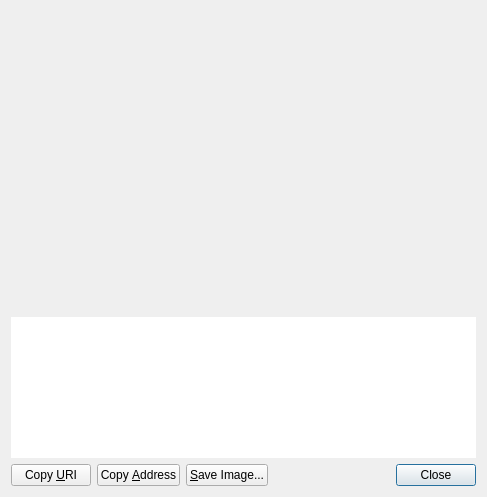
<?xml version="1.0" encoding="UTF-8"?>
<ui version="4.0">
 <class>ReceiveRequestDialog</class>
 <widget class="QDialog" name="ReceiveRequestDialog">
  <property name="geometry">
   <rect>
    <x>0</x>
    <y>0</y>
    <width>487</width>
    <height>497</height>
   </rect>
  </property>
  <layout class="QVBoxLayout" name="verticalLayout_3">
   <item>
    <widget class="QRImageWidget" name="lblQRCode">
     <property name="sizePolicy">
      <sizepolicy hsizetype="Expanding" vsizetype="Fixed">
       <horstretch>0</horstretch>
       <verstretch>0</verstretch>
      </sizepolicy>
     </property>
     <property name="minimumSize">
      <size>
       <width>300</width>
       <height>300</height>
      </size>
     </property>
     <property name="toolTip">
      <string>QR Code</string>
     </property>
     <property name="textFormat">
      <enum>Qt::PlainText</enum>
     </property>
     <property name="alignment">
      <set>Qt::AlignCenter</set>
     </property>
     <property name="wordWrap">
      <bool>true</bool>
     </property>
    </widget>
   </item>
   <item>
    <widget class="QTextEdit" name="outUri">
     <property name="sizePolicy">
      <sizepolicy hsizetype="Expanding" vsizetype="Expanding">
       <horstretch>0</horstretch>
       <verstretch>0</verstretch>
      </sizepolicy>
     </property>
     <property name="minimumSize">
      <size>
       <width>0</width>
       <height>50</height>
      </size>
     </property>
     <property name="frameShape">
      <enum>QFrame::NoFrame</enum>
     </property>
     <property name="frameShadow">
      <enum>QFrame::Plain</enum>
     </property>
     <property name="tabChangesFocus">
      <bool>true</bool>
     </property>
     <property name="textInteractionFlags">
      <set>Qt::TextSelectableByKeyboard|Qt::TextSelectableByMouse</set>
     </property>
    </widget>
   </item>
   <item>
    <layout class="QHBoxLayout" name="horizontalLayout">
     <item>
      <widget class="QPushButton" name="btnCopyURI">
       <property name="text">
        <string>Copy &amp;URI</string>
       </property>
       <property name="autoDefault">
        <bool>false</bool>
       </property>
      </widget>
     </item>
     <item>
      <widget class="QPushButton" name="btnCopyAddress">
       <property name="text">
        <string>Copy &amp;Address</string>
       </property>
       <property name="autoDefault">
        <bool>false</bool>
       </property>
      </widget>
     </item>
     <item>
      <widget class="QPushButton" name="btnSaveAs">
       <property name="text">
        <string>&amp;Save Image...</string>
       </property>
       <property name="autoDefault">
        <bool>false</bool>
       </property>
      </widget>
     </item>
     <item>
      <spacer name="horizontalSpacer_2">
       <property name="orientation">
        <enum>Qt::Horizontal</enum>
       </property>
       <property name="sizeHint" stdset="0">
        <size>
         <width>40</width>
         <height>20</height>
        </size>
       </property>
      </spacer>
     </item>
     <item>
      <widget class="QDialogButtonBox" name="buttonBox">
       <property name="standardButtons">
        <set>QDialogButtonBox::Close</set>
       </property>
      </widget>
     </item>
    </layout>
   </item>
  </layout>
 </widget>
 <customwidgets>
  <customwidget>
   <class>QRImageWidget</class>
   <extends>QLabel</extends>
   <header>receiverequestdialog.h</header>
  </customwidget>
 </customwidgets>
 <resources/>
 <connections>
  <connection>
   <sender>buttonBox</sender>
   <signal>rejected()</signal>
   <receiver>ReceiveRequestDialog</receiver>
   <slot>reject()</slot>
   <hints>
    <hint type="sourcelabel">
     <x>452</x>
     <y>573</y>
    </hint>
    <hint type="destinationlabel">
     <x>243</x>
     <y>298</y>
    </hint>
   </hints>
  </connection>
  <connection>
   <sender>buttonBox</sender>
   <signal>accepted()</signal>
   <receiver>ReceiveRequestDialog</receiver>
   <slot>accept()</slot>
   <hints>
    <hint type="sourcelabel">
     <x>452</x>
     <y>573</y>
    </hint>
    <hint type="destinationlabel">
     <x>243</x>
     <y>298</y>
    </hint>
   </hints>
  </connection>
 </connections>
</ui>
